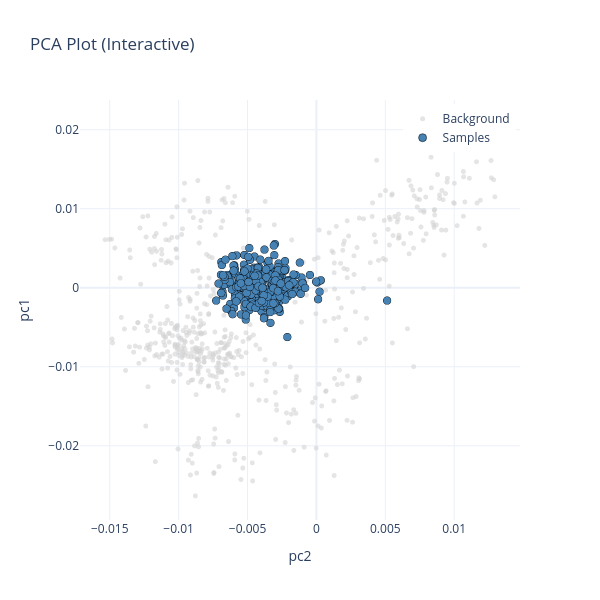

Write notebook code for a chart like this one.
### Markdown cell above
### Same but save as .html figure

### Code cell
%%time
project_eigenstrat(es_path="/mnt/archgen/users/hringbauer/git/EPIDEMIC/output/plink/bd_ptn_335",
                   pca="EU", es_type="plink",  plot=['pc2', 'pc1'], iids=[],
                   plot_bgrd_c=True, verbose=True, flip=True, 
                   fig_path='/mnt/archgen/users/hringbauer/git/projectPCA/figs/ptn335PLINK.html')

### Figure 1 — Plotly figure (JSON) as saved in the notebook; plotly's stock layout.template omitted (floating-point values rounded to 4 significant figures; data arrays with more than 128 entries replaced by an {"elided": "..."} marker saying what was removed)
{"data": [{"hovertemplate": "<b>%{text}</b><br>pc2: %{x}<br>pc1: %{y}<extra></extra>", "marker": {"color": "lightgray", "opacity": 0.6, "size": 5}, "mode": "markers", "name": "Background", "text": {"elided": "552 str values"}, "type": "scattergl", "x": {"elided": "552 float values"}, "y": {"elided": "552 float values"}}, {"hovertemplate": "<b>%{text}</b><br>pc2: %{x}<br>pc1: %{y}<extra></extra>", "marker": {"color": "steelblue", "line": {"color": "black", "width": 0.5}, "size": 8}, "mode": "markers", "name": "Samples", "text": {"elided": "335 str values"}, "type": "scattergl", "x": {"elided": "335 float values"}, "y": {"elided": "335 float values"}}], "layout": {"height": 600, "legend": {"x": 0.99, "xanchor": "right", "y": 0.99, "yanchor": "top"}, "title": {"text": "PCA Plot (Interactive)"}, "width": 600, "xaxis": {"title": {"text": "pc2"}}, "yaxis": {"title": {"text": "pc1"}}}}
